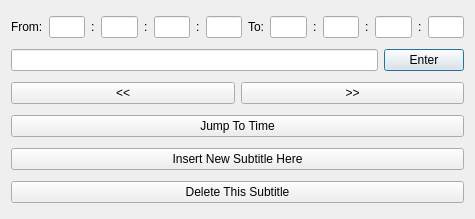
<?xml version="1.0" encoding="UTF-8"?>
<ui version="4.0">
 <class>TraverseDialog</class>
 <widget class="QDialog" name="TraverseDialog">
  <property name="geometry">
   <rect>
    <x>0</x>
    <y>0</y>
    <width>475</width>
    <height>219</height>
   </rect>
  </property>
  <property name="windowTitle">
   <string>Traverse</string>
  </property>
  <layout class="QVBoxLayout" name="verticalLayout_3">
   <item>
    <layout class="QHBoxLayout" name="horizontalLayout_4">
     <item>
      <widget class="QLabel" name="label">
       <property name="text">
        <string>From:</string>
       </property>
      </widget>
     </item>
     <item>
      <widget class="QLineEdit" name="FromHoursLineEdit"/>
     </item>
     <item>
      <widget class="QLabel" name="label_2">
       <property name="text">
        <string>:</string>
       </property>
      </widget>
     </item>
     <item>
      <widget class="QLineEdit" name="FromMinutesLineEdit"/>
     </item>
     <item>
      <widget class="QLabel" name="label_3">
       <property name="text">
        <string>:</string>
       </property>
      </widget>
     </item>
     <item>
      <widget class="QLineEdit" name="FromSecondsLineEdit"/>
     </item>
     <item>
      <widget class="QLabel" name="label_8">
       <property name="text">
        <string>:</string>
       </property>
      </widget>
     </item>
     <item>
      <widget class="QLineEdit" name="FromMilisecondsLineEdit"/>
     </item>
     <item>
      <widget class="QLabel" name="label_4">
       <property name="text">
        <string>To:</string>
       </property>
      </widget>
     </item>
     <item>
      <widget class="QLineEdit" name="ToHoursLineEdit"/>
     </item>
     <item>
      <widget class="QLabel" name="label_5">
       <property name="text">
        <string>:</string>
       </property>
      </widget>
     </item>
     <item>
      <widget class="QLineEdit" name="ToMinutesLineEdit"/>
     </item>
     <item>
      <widget class="QLabel" name="label_6">
       <property name="text">
        <string>:</string>
       </property>
      </widget>
     </item>
     <item>
      <widget class="QLineEdit" name="ToSecondsLineEdit"/>
     </item>
     <item>
      <widget class="QLabel" name="label_7">
       <property name="text">
        <string>:</string>
       </property>
      </widget>
     </item>
     <item>
      <widget class="QLineEdit" name="ToMilisecondsLineEdit"/>
     </item>
    </layout>
   </item>
   <item>
    <layout class="QHBoxLayout" name="horizontalLayout_2">
     <item>
      <widget class="QLineEdit" name="SubtitleTextLineEdit"/>
     </item>
     <item>
      <widget class="QPushButton" name="EnterPushButton">
       <property name="text">
        <string>Enter</string>
       </property>
      </widget>
     </item>
    </layout>
   </item>
   <item>
    <layout class="QHBoxLayout" name="horizontalLayout_3">
     <item>
      <widget class="QPushButton" name="PreviousPushButton">
       <property name="enabled">
        <bool>true</bool>
       </property>
       <property name="text">
        <string>&lt;&lt;</string>
       </property>
      </widget>
     </item>
     <item>
      <widget class="QPushButton" name="NextPushButton">
       <property name="text">
        <string>&gt;&gt;</string>
       </property>
      </widget>
     </item>
    </layout>
   </item>
   <item>
    <widget class="QPushButton" name="JumToTimePushButton">
     <property name="text">
      <string>Jump To Time</string>
     </property>
    </widget>
   </item>
   <item>
    <widget class="QPushButton" name="InsertSubtitlePushButton">
     <property name="text">
      <string>Insert New Subtitle Here</string>
     </property>
    </widget>
   </item>
   <item>
    <widget class="QPushButton" name="DeletePushButton">
     <property name="text">
      <string>Delete This Subtitle</string>
     </property>
    </widget>
   </item>
  </layout>
 </widget>
 <resources/>
 <connections/>
</ui>
